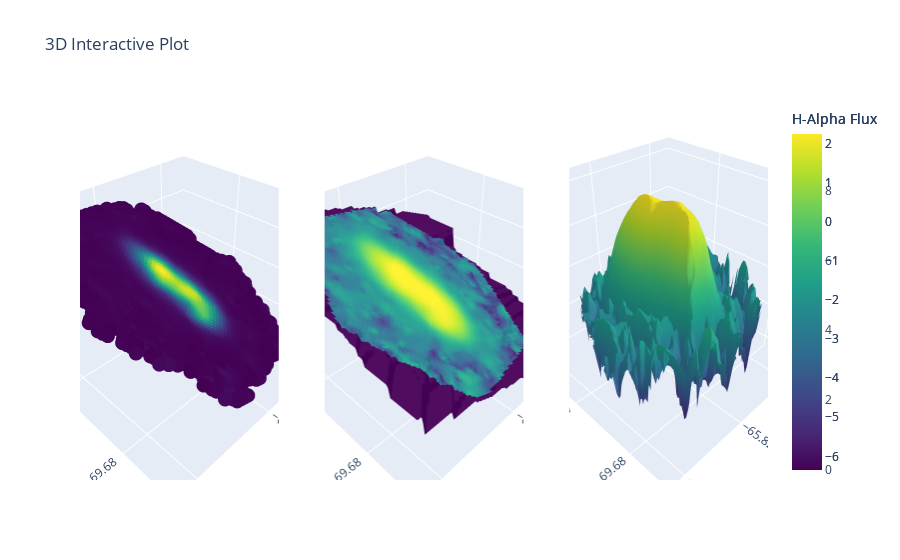

Notebook code cell kept with this figure:
### Code cell
test_csv = pd.read_csv('test_points-10001-12701.csv', header=0)

x = np.linspace(test_csv['X'].min(), test_csv['X'].max(), 100)
y = np.linspace(test_csv['Y'].min(), test_csv['Y'].max(), 100)
X, Y = np.meshgrid(x, y)
Z = griddata((test_csv['X'], test_csv['Y']), test_csv['Z'], (X, Y), method='nearest') # interpolation: nearest, linear, or cubic
H_alpha_flux = griddata((test_csv['X'], test_csv['Y']), test_csv['H-alpha'], (X, Y), method='linear')
H_alpha_flux = np.log(H_alpha_flux)

fig = make_subplots(rows=1, cols=3, specs=[[{'type': 'scatter3d'}, {'type': 'surface'}, {'type': 'surface'}]])

# raw data
scatter = go.Scatter3d(x=test_csv['X'], y=test_csv['Y'], z=test_csv['Z'],
    mode='markers',
    marker=dict(size=5, color=test_csv['H-alpha'], colorscale='Viridis', colorbar=dict(title='H-Alpha Flux'))
)
fig.add_trace(scatter, row=1, col=1)

# interpolated
surface1 = go.Surface(x=X, y=Y, z=Z, surfacecolor=H_alpha_flux, colorscale='Viridis', colorbar=dict(title='H-Alpha Flux'))
fig.add_trace(surface1, row=1, col=2)

# contour plot
surface2 = go.Surface(x=X, y=Y, z=H_alpha_flux, surfacecolor=H_alpha_flux, colorscale='Viridis', colorbar=dict(title='H-Alpha Flux'))
fig.add_trace(surface2, row=1, col=3)

# settings
fig.update_layout(
    scene=dict(
        xaxis_title='X (Mpc)',
        yaxis_title='Y (Mpc)',
        zaxis_title='Z (Mpc)'
    ),
    title='3D Interactive Plot'
)
fig.show()

### Figure 1 — Plotly figure (JSON) as saved in the notebook; plotly's stock layout.template omitted (floating-point values rounded to 4 significant figures; data arrays with more than 128 entries replaced by an {"elided": "..."} marker saying what was removed)
{"data": [{"marker": {"color": {"elided": "2347 float values"}, "colorbar": {"title": {"text": "H-Alpha Flux"}}, "colorscale": [[0, "#440154"], [0.1111, "#482878"], [0.2222, "#3e4989"], [0.3333, "#31688e"], [0.4444, "#26828e"], [0.5556, "#1f9e89"], [0.6667, "#35b779"], [0.7778, "#6ece58"], [0.8889, "#b5de2b"], [1, "#fde725"]], "size": 5}, "mode": "markers", "scene": "scene", "type": "scatter3d", "x": {"elided": "2347 float values"}, "y": {"elided": "2347 float values"}, "z": {"elided": "2347 float values"}}, {"colorbar": {"title": {"text": "H-Alpha Flux"}}, "colorscale": [[0, "#440154"], [0.1111, "#482878"], [0.2222, "#3e4989"], [0.3333, "#31688e"], [0.4444, "#26828e"], [0.5556, "#1f9e89"], [0.6667, "#35b779"], [0.7778, "#6ece58"], [0.8889, "#b5de2b"], [1, "#fde725"]], "scene": "scene2", "surfacecolor": {"elided": "100x100 float values"}, "type": "surface", "x": {"elided": "100x100 float values"}, "y": {"elided": "100x100 float values"}, "z": {"elided": "100x100 float values"}}, {"colorbar": {"title": {"text": "H-Alpha Flux"}}, "colorscale": [[0, "#440154"], [0.1111, "#482878"], [0.2222, "#3e4989"], [0.3333, "#31688e"], [0.4444, "#26828e"], [0.5556, "#1f9e89"], [0.6667, "#35b779"], [0.7778, "#6ece58"], [0.8889, "#b5de2b"], [1, "#fde725"]], "scene": "scene3", "surfacecolor": {"elided": "100x100 float values"}, "type": "surface", "x": {"elided": "100x100 float values"}, "y": {"elided": "100x100 float values"}, "z": {"elided": "100x100 float values"}}], "layout": {"scene": {"domain": {"x": [0, 0.2889], "y": [0, 1]}, "xaxis": {"title": {"text": "X (Mpc)"}}, "yaxis": {"title": {"text": "Y (Mpc)"}}, "zaxis": {"title": {"text": "Z (Mpc)"}}}, "scene2": {"domain": {"x": [0.3556, 0.6444], "y": [0, 1]}}, "scene3": {"domain": {"x": [0.7111, 1], "y": [0, 1]}}, "title": {"text": "3D Interactive Plot"}}}
